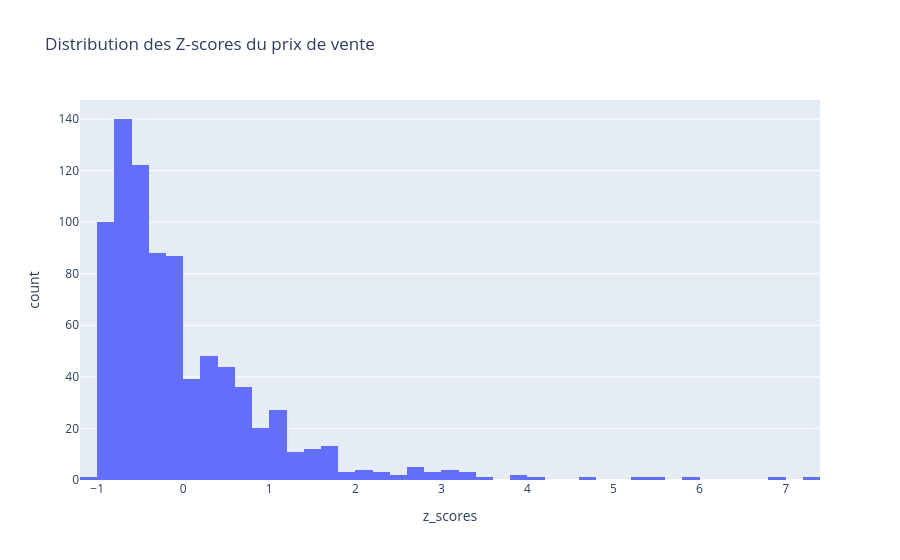

This figure's notebook cell:
### Code cell
#histogramme z_scores
px.histogram(
    total_df, x='z_scores', title="Distribution des Z-scores du prix de vente")

### Figure 1 — Plotly figure (JSON) as saved in the notebook; plotly's stock layout.template omitted (floating-point values rounded to 4 significant figures; data arrays with more than 128 entries replaced by an {"elided": "..."} marker saying what was removed)
{"data": [{"alignmentgroup": "True", "bingroup": "x", "hovertemplate": "z_scores=%{x}<br>count=%{y}<extra></extra>", "legendgroup": "", "marker": {"color": "#636efa", "pattern": {"shape": ""}}, "name": "", "offsetgroup": "", "orientation": "v", "showlegend": false, "type": "histogram", "x": {"elided": "825 float values"}, "xaxis": "x", "yaxis": "y"}], "layout": {"barmode": "relative", "legend": {"tracegroupgap": 0}, "title": {"text": "Distribution des Z-scores du prix de vente"}, "xaxis": {"anchor": "y", "domain": [0, 1], "title": {"text": "z_scores"}}, "yaxis": {"anchor": "x", "domain": [0, 1], "title": {"text": "count"}}}}
